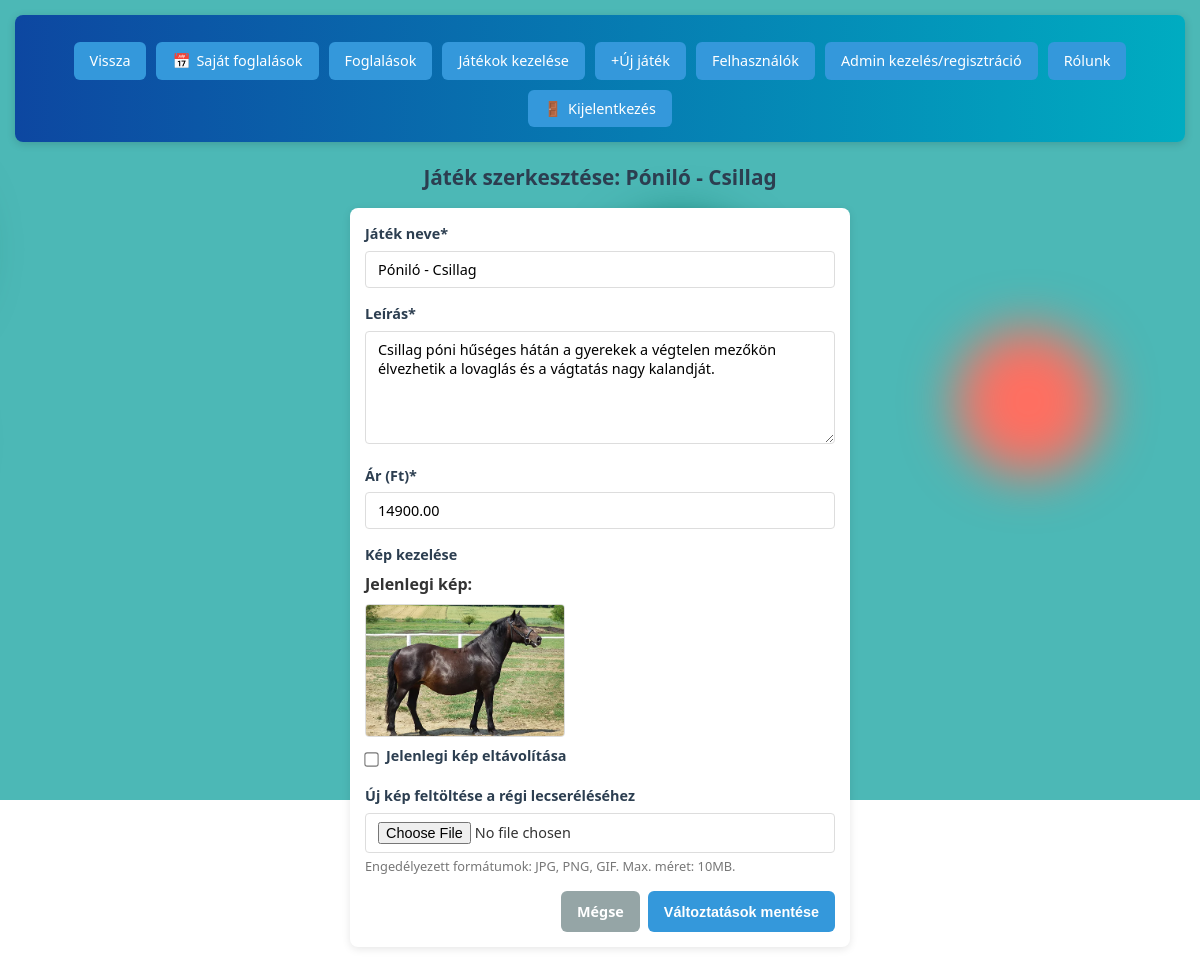
The app's page /frontend/edit_game.php?id=18 (signed in) with its own data.
### tables this page shows
CREATE TABLE `games` (
  `id` int(11) NOT NULL,
  `name` varchar(100) NOT NULL,
  `description` text DEFAULT NULL,
  `price` decimal(10,2) DEFAULT 0.00,
  `image_url` varchar(255) DEFAULT NULL,
  `created_at` timestamp NOT NULL DEFAULT current_timestamp()
);

### frontend/edit_game.php (the view, shortened to what this page needs)
<?php
require '../backend/db.php';
$game_id = (int) ($_GET['id'] ?? 0);
$game = $pdo->prepare("SELECT * FROM games WHERE id = ?");
$game->execute([$game_id]);
$game_data = $game->fetch();
?>
<!DOCTYPE html>
<html lang="hu">
<head>
    <link rel="stylesheet" href="../frontend/styles.css">
</head>
<body>
    <div class="background">
        <span class="ball"></span>
        <span class="ball"></span>
        <span class="ball"></span>
        <span class="ball"></span>
        <span class="ball"></span>
        <span class="ball"></span>
        <span class="ball"></span>
        <span class="ball"></span>
    </div>
    <header>
        <nav>
            <a href="admin_games.php">Vissza</a>
            <a href="user_bookings.php"><span>📅</span> Saját foglalások</a>
            <?php if ($_SESSION['role'] === 'admin'): ?>
                <a href="admin.php">Foglalások</a>
                <a href="admin_games.php">Játékok kezelése</a>
                <a href="add_game.php">+Új játék</a>
                <a href="users.php">Felhasználók</a>
                <a href="admin_register.php">Admin kezelés/regisztráció</a>
            <?php endif; ?>
            <a href="about_us.php">Rólunk</a>
            <a href="../backend/logout.php"><span>🚪</span> Kijelentkezés</a>
        </nav>
    </header>
    <main class="admin-content">
        <h3>Játék szerkesztése: <?= htmlspecialchars($game_data['name']) ?></h3>
        <form method="post" enctype="multipart/form-data" class="data-form">
            <div class="form-group">
                <label for="name">Játék neve*</label>
                <input type="text" id="name" name="name" value="<?= htmlspecialchars($game_data['name']) ?>" required>
            </div>
            <div class="form-group">
                <label for="description">Leírás*</label>
                <textarea id="description" name="description" rows="5"
                    required><?= htmlspecialchars($game_data['description']) ?></textarea>
            </div>
            <div class="form-group">
                <label for="price">Ár (Ft)*</label>
                <input type="number" id="price" name="price" value="<?= $game_data['price'] ?>" required>
            </div>
            <div class="form-group">
                <label class="form-label">Kép kezelése</label>
                <?php if ($game_data['image_url']): ?>
                    <div class="current-image-container">
                        <p><strong>Jelenlegi kép:</strong></p>
                        <img src="<?= htmlspecialchars($game_data['image_url']) ?>" class="image-preview"
                            id="currentImagePreview" style="max-width: 200px;">
                        <div class="form-check">
                            <input class="form-check-input" type="checkbox" id="remove_image" name="remove_image">
                            <label class="form-check-label" for="remove_image">Jelenlegi kép eltávolítása</label>
                        </div>
                    </div>
                <?php endif; ?>
                <div class="form-group">
                    <label for="image"
                        class="form-label"><?= $game_data['image_url'] ? 'Új kép feltöltése a régi lecseréléséhez' : 'Kép feltöltése' ?></label>
                    <input type="file" id="image" name="image" accept="image/*">
                    <small class="form-hint">Engedélyezett formátumok: JPG, PNG, GIF. Max. méret: 10MB.</small>
                </div>
            </div>
            <div class="form-actions">
                <a href="admin_games.php" class="btn btn-cancel">Mégse</a>
                <button type="submit" class="btn btn-primary">Változtatások mentése</button>
            </div>
        </form>
    </main>
</body>
</html>

### records on screen
games: name "Póniló - Csillag", description "Csillag póni hűséges hátán a gyerekek a végtelen mezőkön élvezhetik a lovaglás és a vágtatás nagy kalandját.", price "14900.00", image_url (picture)
